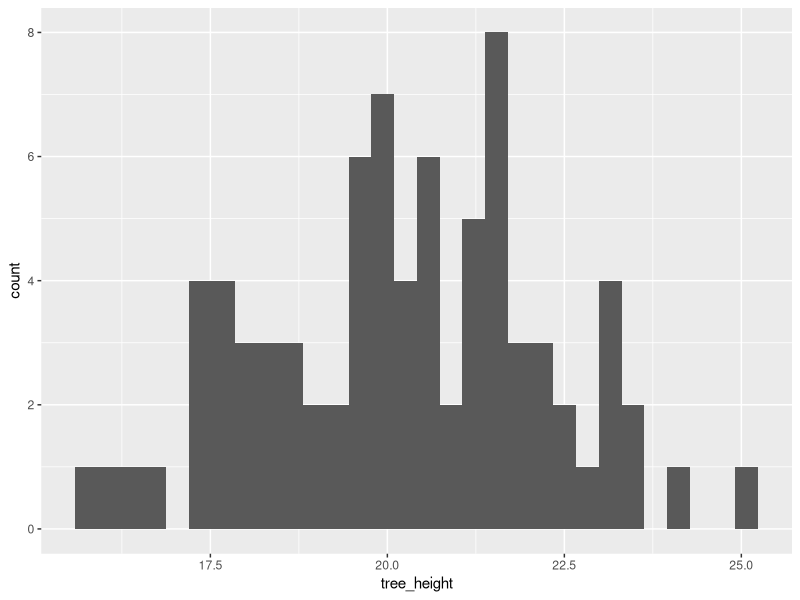
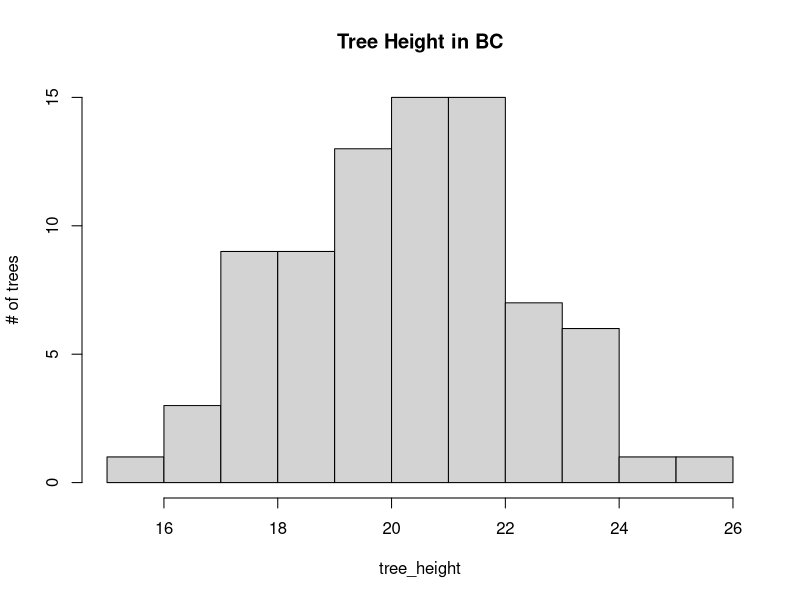
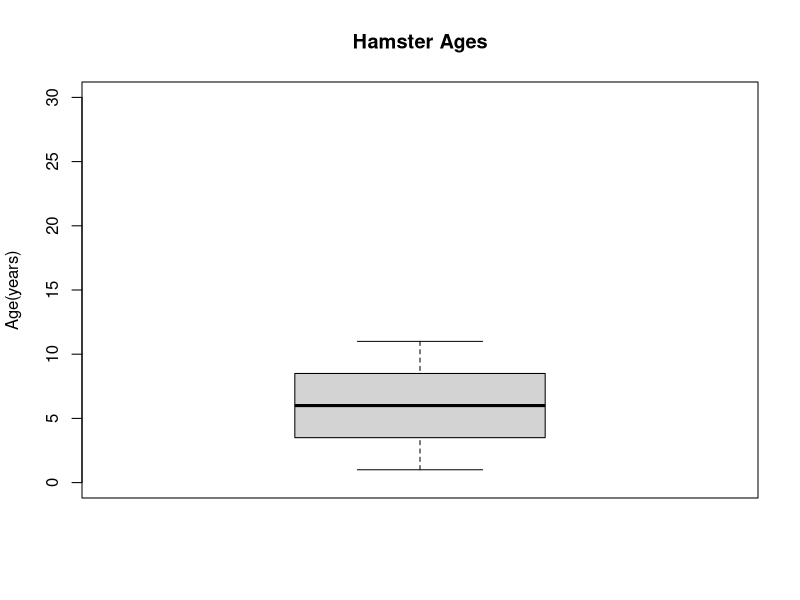
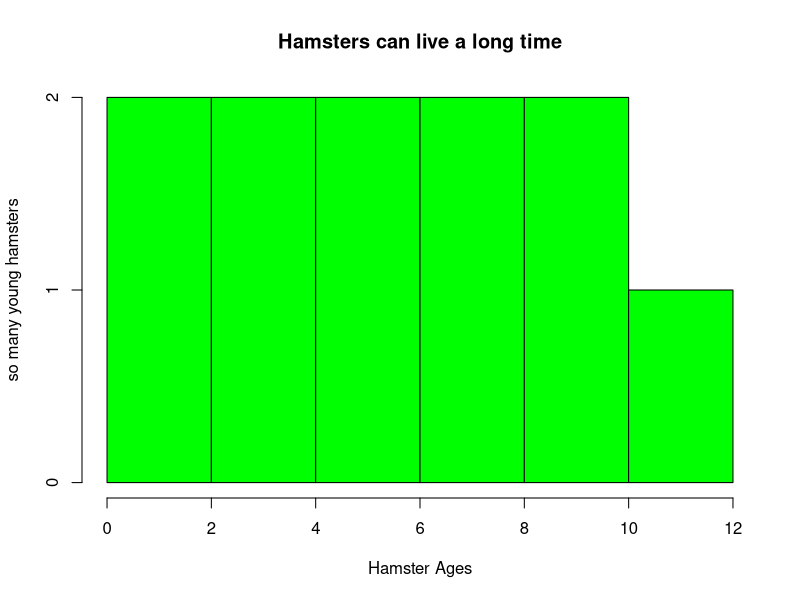
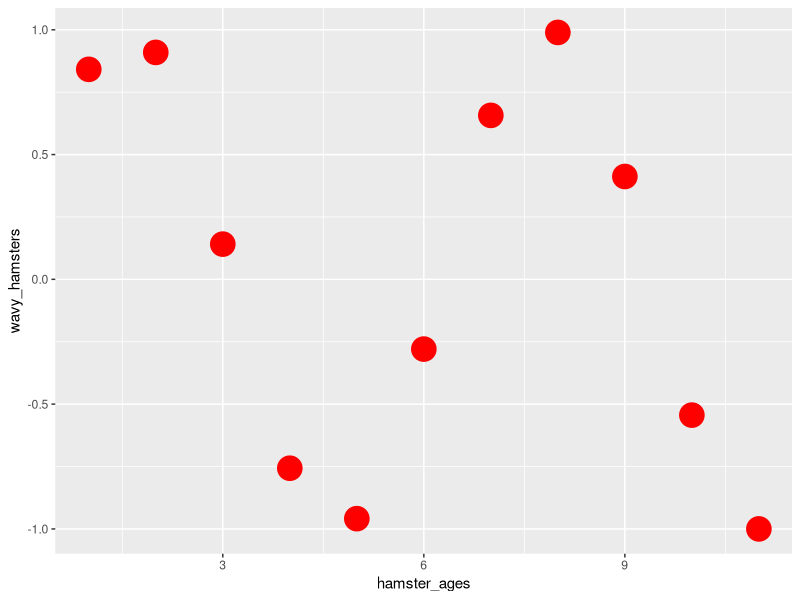
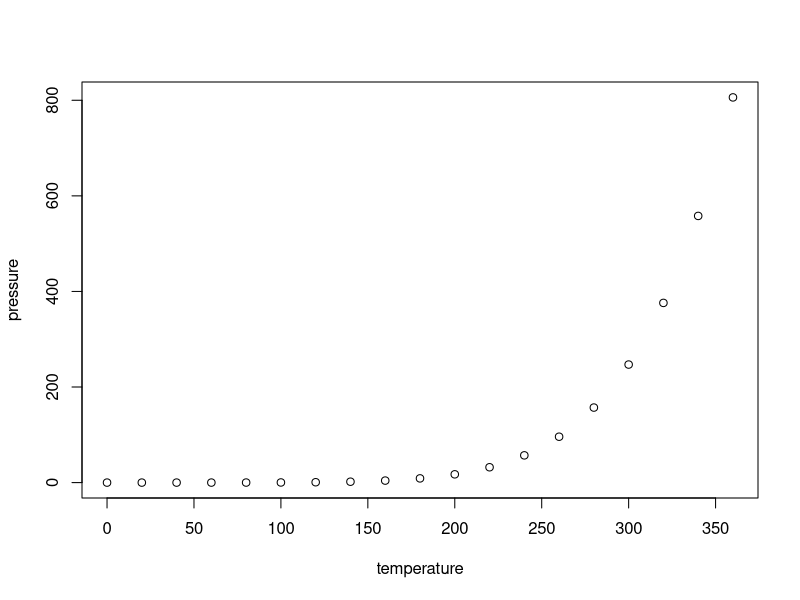

R code for these plots, in order:
## ---- chunk 1
knitr::opts_chunk$set(echo = TRUE)
## ---- chunk 2
library(tidyverse)

#Generate normal distribution of 80 points, mean of 20, SD = 2
tree_height = rnorm(80, 20, 2)

#Find log of tree heights
log_tree_height = log(tree_height)

#Organize datasets in neat tibble frame, define as la_df
la_df = tibble(tree_height, log_tree_height)

#create histogram with ggplot package, referencing tidy dataset la_df
ggplot(la_df, aes(x = tree_height)) + geom_histogram()

#create another histogram
hist(tree_height, main = "Tree Height in BC", ylab = "# of trees")
## ---- chunk 3
hamster_ages = c(1, 2, 3, 4, 5, 6, 7, 8, 9, 10, 11)
mean (hamster_ages)

boxplot(hamster_ages, main = "Hamster Ages", ylab = "Age(years)", ylim = c(0,30))

hist(hamster_ages, main = "Hamsters can live a long time", ylab = "so many young hamsters", xlab = "Hamster Ages", col = "green")

wavy_hamsters = sin(hamster_ages)

la_df = tibble (hamster_ages, wavy_hamsters)

ggplot(la_df, aes(x = hamster_ages, y = wavy_hamsters)) + geom_point(col = "red", size = 8, main = "ham")
## ---- chunk 4
plot(pressure)
